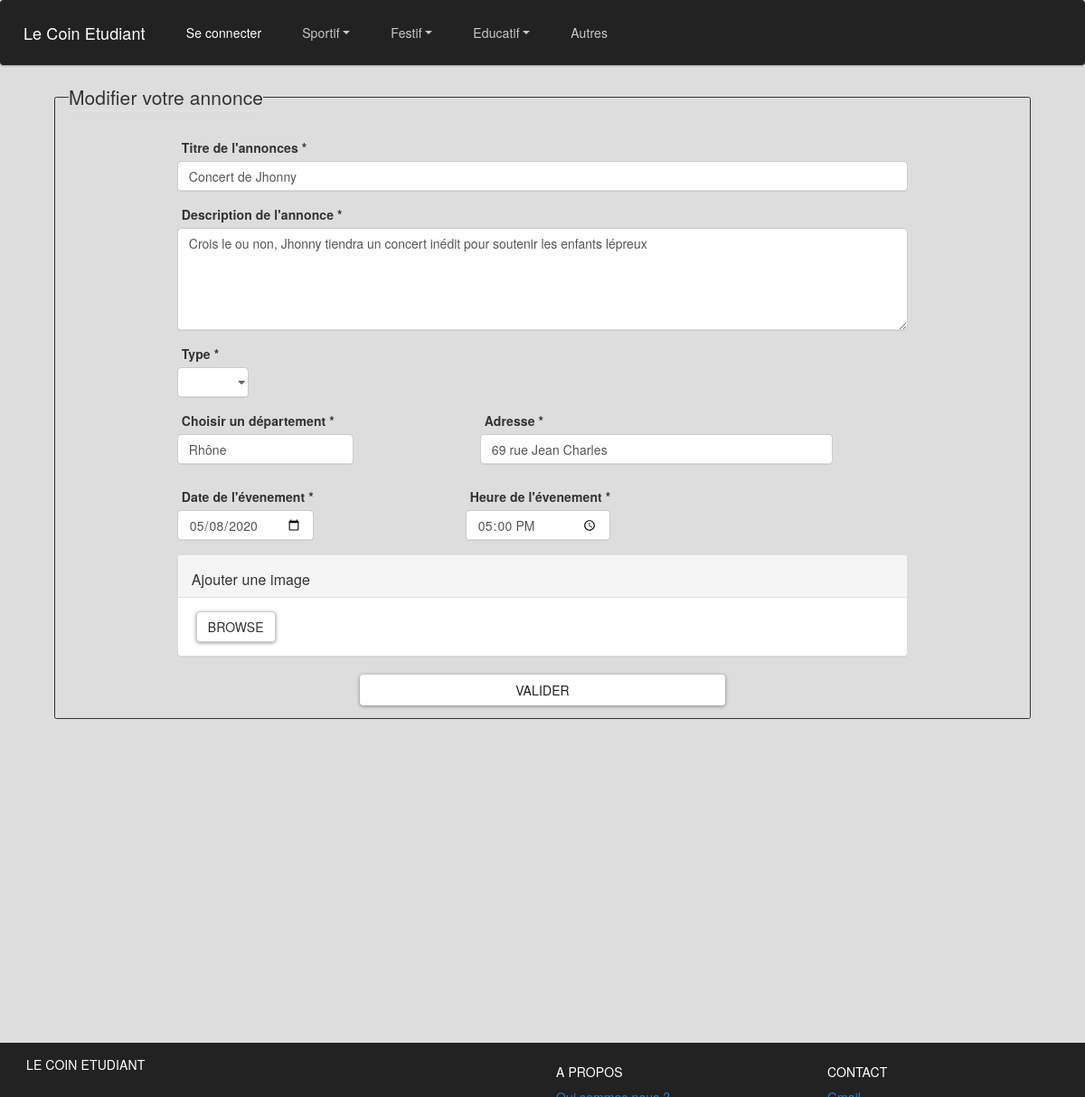
/controleur/ModifAnnonce.ctrl.php?id=3, run on the app's committed database.
### tables this page shows
CREATE TABLE "annonce" (
	"id"	INTEGER,
	"idClient"	INTEGER,
	"type"	TEXT,
	"categorie"	TEXT,
	"sousCategorie"	TEXT,
	"titre"	TEXT,
	"contenu"	TEXT,
	"adresse"	TEXT,
	"nbParticipant"	INTEGER,
	"nbInteresse"	INTEGER,
	"departement"	TEXT,
	"datePrevu"	TEXT,
	"heurePrevu"	TEXT,
	"dateHeure"	TEXT,
	PRIMARY KEY("id"),
	FOREIGN KEY("idClient") REFERENCES "client"("id"),
	FOREIGN KEY("categorie") REFERENCES "categorie"("id")
);

### controleur/ModifAnnonce.ctrl.php (called while the page is built, shortened)
<?php
include_once("../modele/DAO.class.php");
$annonce = $dao->getAnnonceById($_GET["id"]);
$format_basique = $annonce->datePrevu;
$Date = date("Y-m-d", strtotime($format_basique));
include('../vue/ModifAnnonceview.php');
?>

### modele/DAO.class.php (called while the page is built, shortened)
<?php
class DAO
{
  private $db;
  function __construct()
  {
    try {
      $this->db = new PDO('sqlite:../modele/data/data.db');
    } catch (Exception $e) {
      die("erreur de connexion:".$e->getMessage());
    }
  }
  function getAnnonceById(int $id): Annonce{
    $requ="SELECT * FROM annonce WHERE id='$id'";
    $res = $this->db->query($requ);
    $result = $res->fetchAll(PDO::FETCH_CLASS|PDO::FETCH_PROPS_LATE, "Annonce");
    return $result[0];
  }
}
$dao = new DAO();
?>

### vue/ModifAnnonceview.php (the view, shortened to what this page needs)
<!DOCTYPE html>
<html lang="en" dir="ltr">
<head>
  <link rel="stylesheet" href="../vue/css/bootstrap.min.css">
  <link rel="stylesheet" href="../vue/css/Annoncesview.css">
  <link rel="stylesheet" href="../vue/css/AjoutAnnonceview.css">
  <link rel="stylesheet" href="../vue/css/Header.css">
  <link rel="stylesheet" href='../vue/css/jquery.flipster.css'>
  <link rel="stylesheet" href="../vue/css/bootstrap-imageupload.css">
  <link href="https://maxcdn.bootstrapcdn.com/bootstrap/3.3.7/css/bootstrap.min.css" rel="stylesheet">
</head>
<body>
  <header>
    <?php include('header.php') ?>
  </header>
  <body>
    <fieldset class="container border-10 rounded" style="width:90%;margin-bottom:7em;">
      <legend  class="w-auto">Modifier votre annonce</legend>
      <form class="container" style="width:80%; margin-top:10px" action="../controleur/ModifAnnonce.ctrl.php?id=<?=$annonce->id?>" method="POST" enctype="multipart/form-data" >
        <div class="justify-content-center">
          <div class="form-group">
            <label for="titreAnnonce">Titre de l'annonces *</label>
            <input type="text" class="form-control" name="titre" id="titreAnnonce" placeholder="Saisissez un titre clair pour votre annonce." maxlength="60" value="<?= $annonce->titre ?>" required>
          </div>
          <div class="form-group">
            <label for="descriptionTextArea">Description de l'annonce * </label>
            <textarea class="form-control" name="contenu" id="descritionAnnonce" rows="5" placeholder="Saississez une description précise afin de mettre en valeur votre annonce." minlength="10" maxlength="500" required><?= $annonce->contenu ?> </textarea>
          </div>
          <div class="row">
            <div class="form-group" style="margin-left:15px;margin-right:30px;">
              <label for="type">Type *</label>
              <select class="form-control" id="categorieAnnonce" name="type" onChange="checkInputSelectedType(this);" style="width:150%;" required>
                <option value=""></option>
                <option value="<?=$annonce->type?>"> <?= ucfirst($annonce->type) ?> </option>
              </select>
            </div>
          </div>
          <div class="row">
            <div class="form-group" style="margin-right:10em; margin-left:15px;">
              <label for="DepartementInput"> Choisir un département * </label>
              <div class="autocomplete">
                <input type="text" class="form-control inputFiltre" id="myInput" name="departement" value="<?= $annonce->departement ?>" autocomplete="off" placeholder="Commencer à écrire pour avoir des propositions" required maxlength="35">
              </div>
            </div>
            <div class="form-group">
              <label for="DepartementInput"> Adresse * </label>
              <input type="text" class="form-control" name="adresse" value="<?=$annonce->adresse?>" placeholder="Saisissez l'adresse de l'évenement" style="width:200%;" required>
            </div>
          </div>
          <div class="row">
            <div class="form-group" style="margin-right:12em; margin-left:15px;">
              <label for="date-input"> Date de l'évenement *</label>
              <input class="form-control" type="date" name="datePrevu" value="<?=$Date?>" required>
            </div>
            <div class="form-group">
              <label for="heure-input"> Heure de l'évenement *</label>
              <input class="form-control" type="time" name="heurePrevu" value="<?=$annonce->heurePrevu?>" required>
            </div>
          </div>
          <div class="imageupload panel panel-default">
            <div class="panel-heading clearfix">
              <h3 class="panel-title pull-left">Ajouter une image</h3>
            </div>
            <div class="file-tab panel-body">
              <label class="btn btn-default btn-file">
                <span>Browse</span>
              </label>
            </div>
          </div>
          <div class="text-center" style="margin-bottom:1em;">
            <button class="btn btn-light" style="width:50%;" name="updatesubmit" type="submit" id="contact-submit" value"submit">Valider</button>
          </div>
        </form>
      </fieldset>
    </body>
    <footer class="footer">
      <?php include('footer.php') ?>
    </footer>
  </body>
  </html>

### vue/css/Annoncesview.css (style rules this page uses)
html body { background-color: #DDDDDD; }
label { margin-left: 5px; }
.autocomplete { position: relative; padding-bottom: 10px; }

### vue/css/AjoutAnnonceview.css (style rules this page uses)
html body { background-color: #DDDDDD; }
.border-10 { border-style:solid; border-width: 1px; }
.autocomplete { position: relative; padding-bottom: 10px; }

### vue/css/Header.css (style rules this page uses)
.form-control { border: 1px solid lightgrey; border-radius: 5px; }

### vue/footer.php (style rules this page uses)
footer { background-color: #222; color: #FFF; }
html { position: relative; min-height: 100%; }
.footer { position: absolute; bottom: 0; width: 100%; height: 60px; background: #000000; color: #FFFFFF; }

### data on the page
annonce: titre "Concert de Jhonny", contenu "Crois le ou non, Jhonny tiendra un concert inédit pour soutenir les enfants lépreux", departement "Rhône", adresse "69 rue Jean Charles", datePrevu "05/08/2020", heurePrevu "17:00"
